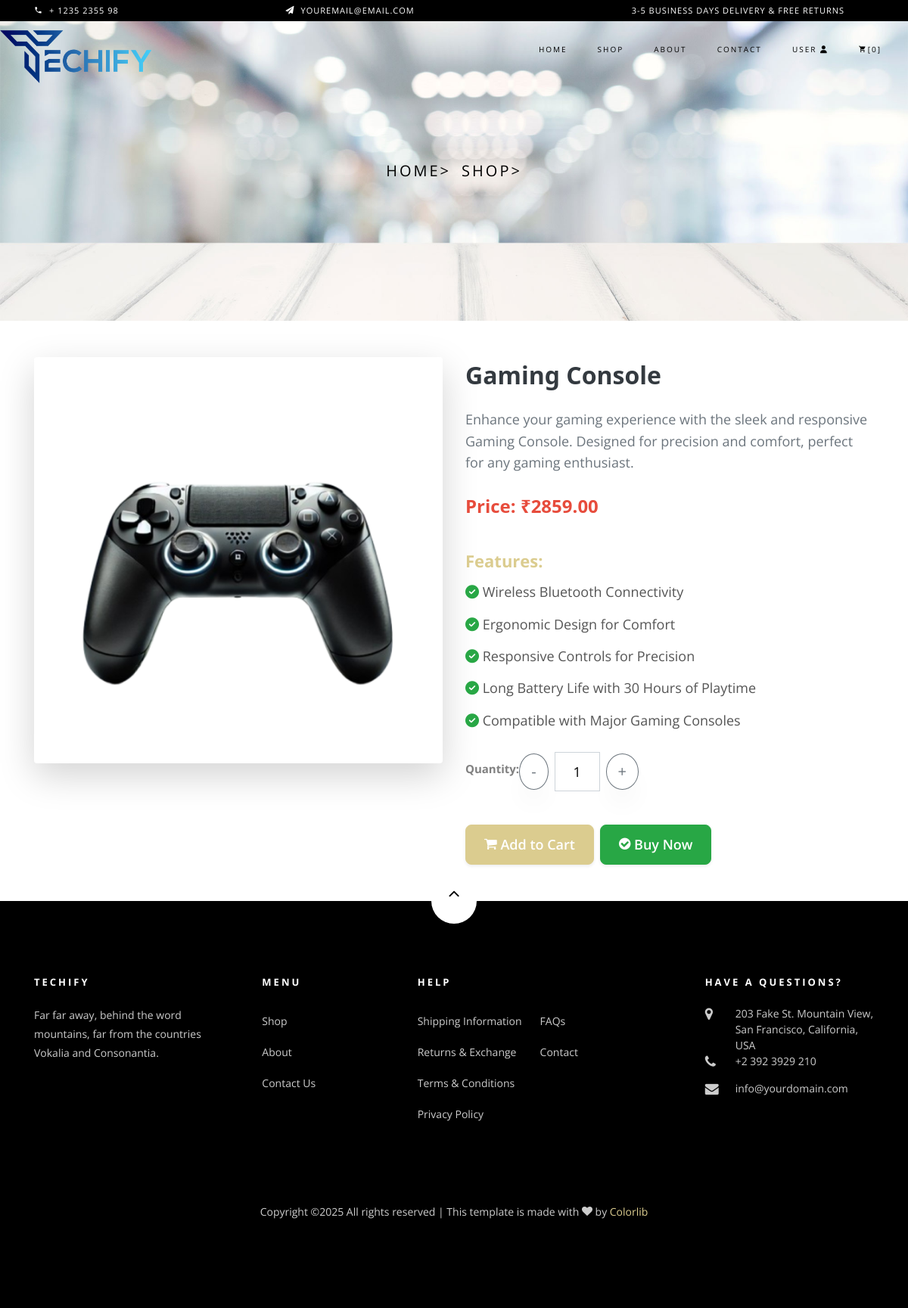
The page /thing/4/ on the database its author committed.
### techapp/models.py (models this page shows, shortened)
class Product(models.Model):
    name = models.CharField(max_length=100)
    description = models.TextField()
    price = models.DecimalField(max_digits=10, decimal_places=2)
    features = models.JSONField(default=list)  # JSON field to store list
    image = models.ImageField(upload_to='images/')

### techapp/views.py (the view)
# urls.py: path('thing/<int:product_id>/',views.product_detail,name='product_detail'),
def product_detail(request, product_id):
    thing=get_object_or_404(Product,pk=product_id)
    return render(request,'gadget_detail.html',{'thing':thing})

### techapp/templates/gadget_detail.html (shortened to what this page needs)
{% load static %}
<!DOCTYPE html>
<html lang="en">
  <head>
    <link rel="stylesheet" href="{% static 'css/open-iconic-bootstrap.min.css' %}">
    <link rel="stylesheet" href="{% static 'css/animate.css' %}">
    <link rel="stylesheet" href="{% static 'css/owl.carousel.min.css' %}">
    <link rel="stylesheet" href="{% static 'css/owl.theme.default.min.css' %}">
    <link rel="stylesheet" href="{% static 'css/magnific-popup.css' %}">
    <link rel="stylesheet" href="{% static 'css/aos.css' %}">
    <link rel="stylesheet" href="{% static 'css/ionicons.min.css' %}">
    <link rel="stylesheet" href="{% static 'css/bootstrap-datepicker.css' %}">
    <link rel="stylesheet" href="{% static 'css/jquery.timepicker.css' %}">
    <link rel="stylesheet" href="{% static 'css/flaticon.css' %}">
    <link rel="stylesheet" href="{% static 'css/icomoon.css' %}">
    <link rel="stylesheet" href="{% static 'css/style.css' %}">
  </head>
  <body class="goto-here">
		<div class="py-1 bg-black">
    	<div class="container">
    		<div class="row no-gutters d-flex align-items-start align-items-center px-md-0">
	    		<div class="col-lg-12 d-block">
		    		<div class="row d-flex">
		    			<div class="col-md pr-4 d-flex topper align-items-center">
					    	<div class="icon mr-2 d-flex justify-content-center align-items-center"><span class="icon-phone2"></span></div>
						    <span class="text">+ 1235 2355 98</span>
					    </div>
					    <div class="col-md pr-4 d-flex topper align-items-center">
					    	<div class="icon mr-2 d-flex justify-content-center align-items-center"><span class="icon-paper-plane"></span></div>
						    <span class="text">youremail@email.com</span>
					    </div>
					    <div class="col-md-5 pr-4 d-flex topper align-items-center text-lg-right">
						    <span class="text">3-5 Business days delivery &amp; Free Returns</span>
					    </div>
				    </div>
			    </div>
		    </div>
		  </div>
    </div>
    <nav class="navbar navbar-expand-lg navbar-dark ftco_navbar bg-dark ftco-navbar-light" id="ftco-navbar">
      <a href="#" class="logo">
        <img src="{% static '/images/techify.png' %}" alt="IMG-LOGO" style="height: 70px; width: 200px; margin-top: 20px;">
      </a>
	    <div class="container">
	      <div class="collapse navbar-collapse" id="ftco-nav">
	        <ul class="navbar-nav ml-auto">
	          <li class="nav-item"><a href="{% url 'index' %}" class="nav-link">Home</a></li>
	          <li class="nav-item ">
              <a class="nav-link " href="{% url 'shop' %}"  aria-haspopup="true" aria-expanded="false">Shop</a>
            </li>
	          <li class="nav-item "><a href="{% url 'about' %}" class="nav-link">About</a></li>
	          <li class="nav-item"><a href="{% url 'contact_view' %}" class="nav-link">Contact</a></li>
            <li class="nav-item active cta cta-colored"><a href="{% url 'user' %}" class="nav-link"> user
              <i class="fa-solid fa-user" > </i></a></li>
	          <li class="nav-item cta cta-colored"><a href="{% url 'cart' %}" class="nav-link"><span class="icon-shopping_cart"></span>[0]</a></li>
	        </ul>
	      </div>
	    </div>
	  </nav>
    <div class="hero-wrap hero-bread" style="background-image: url({% static 'images/bg_6.jpg' %});">
      <div class="container">
        <div class="row no-gutters slider-text align-items-center justify-content-center">
          <div class="col-md-9 ftco-animate text-center">
            <b class="breadcrumbs"><span class="mr-2"><a href="{% url 'index' %}"><b style="font-size: 20px;">Home></b></a></span> <span><a href="{% url 'shop' %}"><b style="font-size: 20px;">Shop></b></a></span></b>
          </div>
        </div>
      </div>
    </div>
<div class="container my-5">
    <div class="row">
      <div class="col-md-6">
        {% if thing.image %}
        <div class="product-image-container">
          <img src="{{ thing.image.url }}" alt="{{ thing.name }}" class="img-fluid rounded shadow-lg">
        </div>
        {% endif %}
      </div>
      <div class="col-md-6 d-flex flex-column justify-content-center">
        <h2 class="product-title text-dark font-weight-bold">{{ thing.name }}</h2>
        <p class="product-description text-muted">{{ thing.description }}</p>
        <div class="product-price text-danger">
          <h3>Price: ₹{{ thing.price }}</h3>
        </div>
        <h4 class="text-primary">Features:</h4>
        <ul class="list-unstyled">
          {% for feature in thing.features %}
          <li><i class="fa fa-check-circle text-success"></i> {{ feature }}</li>
          {% endfor %}
        </ul>
        <div class="quantity d-flex align-items-center">
          <label for="quantity" class="font-weight-bold">Quantity:</label>
          <button class="btn btn-outline-secondary quantity-btn" id="minus" type="button">-</button>
          <input type="text" id="quantity" name="quantity" class="form-control mx-2" value="1" style="width: 60px;">
          <button class="btn btn-outline-secondary quantity-btn" id="plus" type="button">+</button>
        </div>
        <div class="d-flex mt-4">
            <a href="{% url 'add_to_cart' thing.id %}">
          <button class="btn btn-primary btn-lg mr-2 shadow-sm add-to-cart-btn">
            <span class="icon-shopping-cart"></span> Add to Cart
          </button>
         </a>
          <a href="{% url 'checkout' %}">
            <button class="btn btn-success btn-lg shadow-sm buy-now-btn">
              <span class="icon-check-circle"></span> Buy Now
            </button>
          </a>
        </div>
      </div>
    </div>
  </div>
    <footer class="ftco-footer ftco-section">
        <div class="container">
            <div class="row">
                <div class="mouse">
                          <a href="#" class="mouse-icon">
                              <div class="mouse-wheel"><span class="ion-ios-arrow-up"></span></div>
                          </a>
                      </div>
            </div>
          <div class="row mb-5">
            <div class="col-md">
              <div class="ftco-footer-widget mb-4">
                <h2 class="ftco-heading-2">Techify</h2>
                <p>Far far away, behind the word mountains, far from the countries Vokalia and Consonantia.</p>
                <ul class="ftco-footer-social list-unstyled float-md-left float-lft mt-5">
                </ul>
              </div>
            </div>
            <div class="col-md">
              <div class="ftco-footer-widget mb-4 ml-md-5">
                <h2 class="ftco-heading-2">Menu</h2>
                <ul class="list-unstyled">
                  <li><a href="{% url 'shop' %}" class="py-2 d-block">Shop</a></li>
                  <li><a href="{% url 'about' %}" class="py-2 d-block">About</a></li>
                  <li><a href="{% url 'contact_view' %}" class="py-2 d-block">Contact Us</a></li>
                </ul>
              </div>
            </div>
            <div class="col-md-4">
               <div class="ftco-footer-widget mb-4">
                <h2 class="ftco-heading-2">Help</h2>
                <div class="d-flex">
                    <ul class="list-unstyled mr-l-5 pr-l-3 mr-4">
                      <li><a href="#" class="py-2 d-block">Shipping Information</a></li>
                      <li><a href="#" class="py-2 d-block">Returns &amp; Exchange</a></li>
                      <li><a href="#" class="py-2 d-block">Terms &amp; Conditions</a></li>
                      <li><a href="#" class="py-2 d-block">Privacy Policy</a></li>
                    </ul>
                    <ul class="list-unstyled">
                      <li><a href="#" class="py-2 d-block">FAQs</a></li>
                      <li><a href="#" class="py-2 d-block">Contact</a></li>
                    </ul>
                  </div>
              </div>
            </div>
            <div class="col-md">
              <div class="ftco-footer-widget mb-4">
                  <h2 class="ftco-heading-2">Have a Questions?</h2>
                  <div class="block-23 mb-3">
                    <ul>
                      <li><span class="icon icon-map-marker"></span><span class="text">203 Fake St. Mountain View, San Francisco, California, USA</span></li>
                      <li><a href="#"><span class="icon icon-phone"></span><span class="text">+2 392 3929 210</span></a></li>
                      <li><a href="#"><span class="icon icon-envelope"></span><span class="text">info@yourdomain.com</span></a></li>
                    </ul>
                  </div>
              </div>
            </div>
          </div>
          <div class="row">
            <div class="col-md-12 text-center">
              <p>
                  Copyright &copy;<script>document.write(new Date().getFullYear());</script> All rights reserved | This template is made with <i class="icon-heart color-danger" aria-hidden="true"></i> by <a href="https://colorlib.com" target="_blank">Colorlib</a>
                </p>
            </div>
          </div>
        </div>
      </footer>
    </body>
  </html>

### techproject/static/css/icomoon.css (style rules this page uses)
[class^="icon-"], [class*=" icon-"] { font-family: 'icomoon' !important; speak: none; font-style: normal; font-weight: normal; font-variant: normal; text-transform: none; line-height: 1; -webkit-font-smoothing: antialiased; -moz-osx-font-smoothing: grayscale; }
.icon-heart:before { content: "\f004"; }
.icon-map-marker:before { content: "\f041"; }
.icon-check-circle:before { content: "\f058"; }
.icon-shopping-cart:before { content: "\f07a"; }
.icon-phone:before { content: "\f095"; }
.icon-envelope:before { content: "\f0e0"; }
.icon-paper-plane:before { content: "\f1d8"; }
.icon-phone2:before { content: "\e0cd"; }
.icon-shopping_cart:before { content: "\e8cc"; }

### techapp/templates/gadget_detail.html (style rules this page uses)
.product-title { font-size: 32px; font-weight: 700; color: #333; margin-bottom: 20px; }
.product-description { font-size: 18px; color: #666; line-height: 1.6; margin-bottom: 25px; }
.product-price h3 { font-size: 24px; font-weight: 600; color: #e74c3c; }
.product-image-container img { max-width: 100%; border-radius: 12px; box-shadow: 0 4px 12px rgba(0, 0, 0, 0.1); transition: transform 0.3s ease-in-out; }
.quantity { margin-bottom: 20px; }
.quantity-btn { font-size: 20px; padding: 8px 15px; border-radius: 50%; }
.add-to-cart-btn, .buy-now-btn { font-size: 18px; font-weight: 600; padding: 12px 24px; border-radius: 8px; transition: transform 0.2s ease, background-color 0.3s ease; }
.product-title, .product-price { font-family: 'Segoe UI', Tahoma, Geneva, Verdana, sans-serif; }
h4 { font-size: 22px; color: #3498db; font-weight: 700; margin-top: 30px; }
.list-unstyled li { font-size: 18px; color: #555; margin-bottom: 10px; }
.quantity input { text-align: center; font-size: 18px; }

### rows shown on the page
Product: image (picture), name "Gaming Console", description "Enhance your gaming experience with the sleek and responsive Gaming Console. Designed for precision and comfort, perfect for any gaming enthusiast.", price "2859.00"

### other values the page prints
{{ feature }} "Wireless Bluetooth Connectivity" "Ergonomic Design for Comfort" "Responsive Controls for Precision" "Long Battery Life with 30 Hours of Playtime" "Compatible with Major Gaming Consoles"
